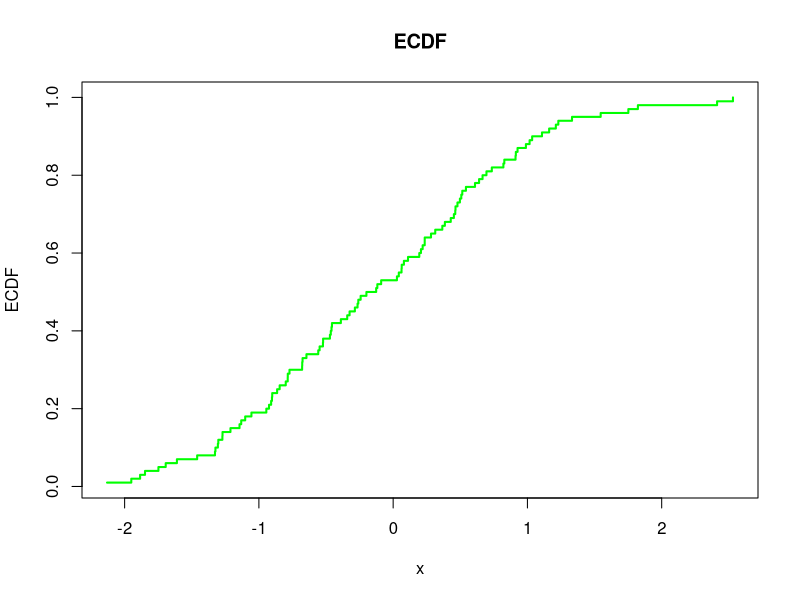
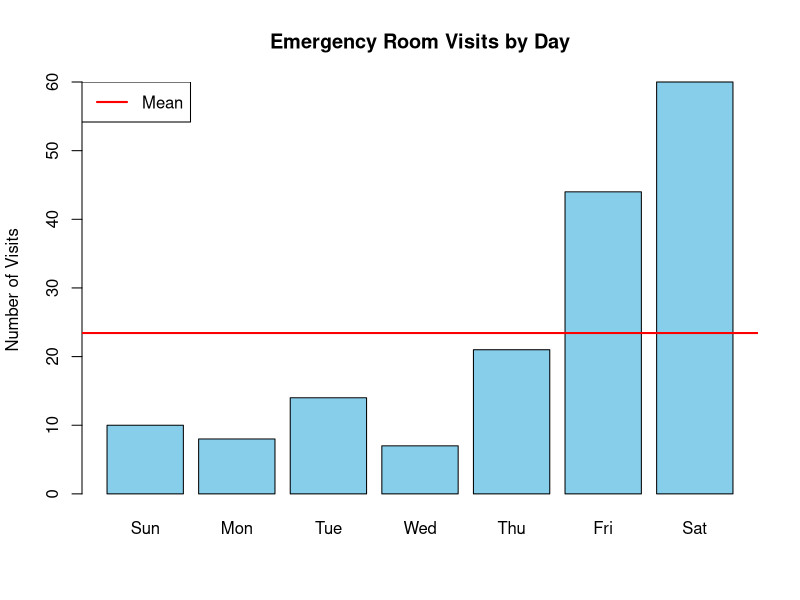
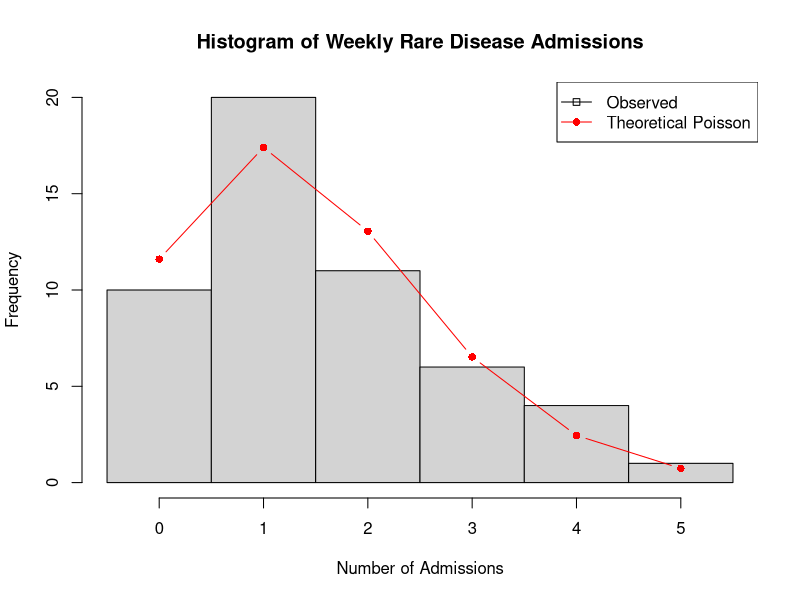
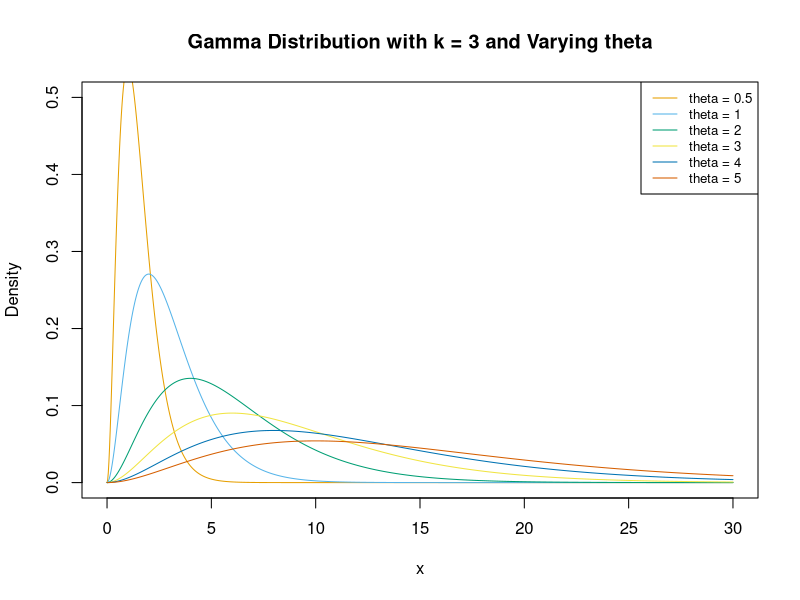
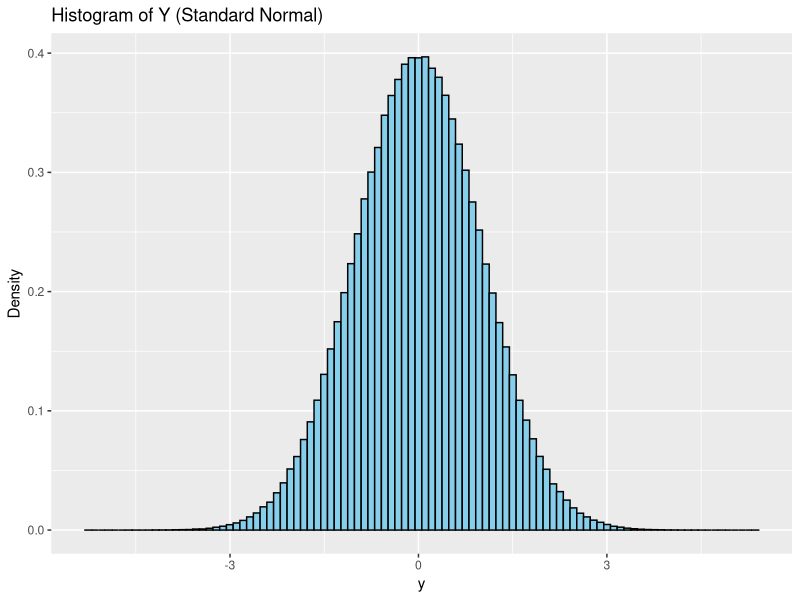
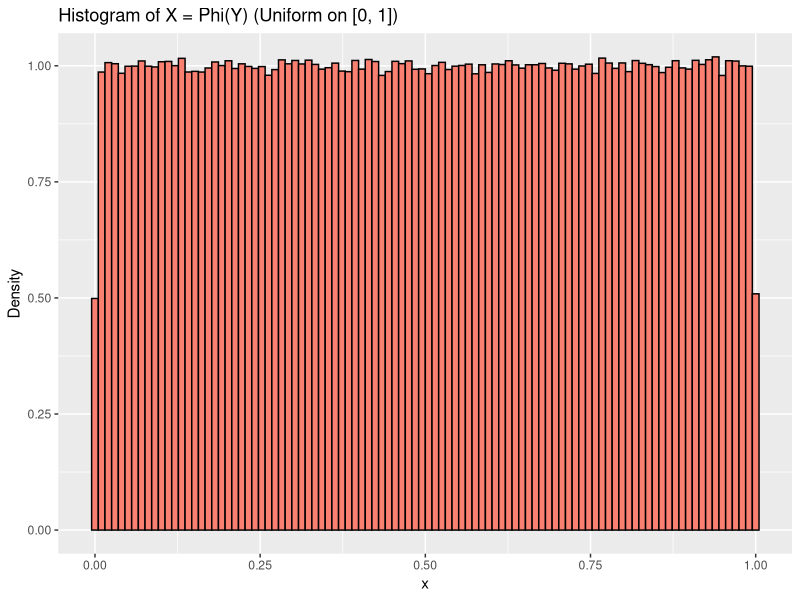
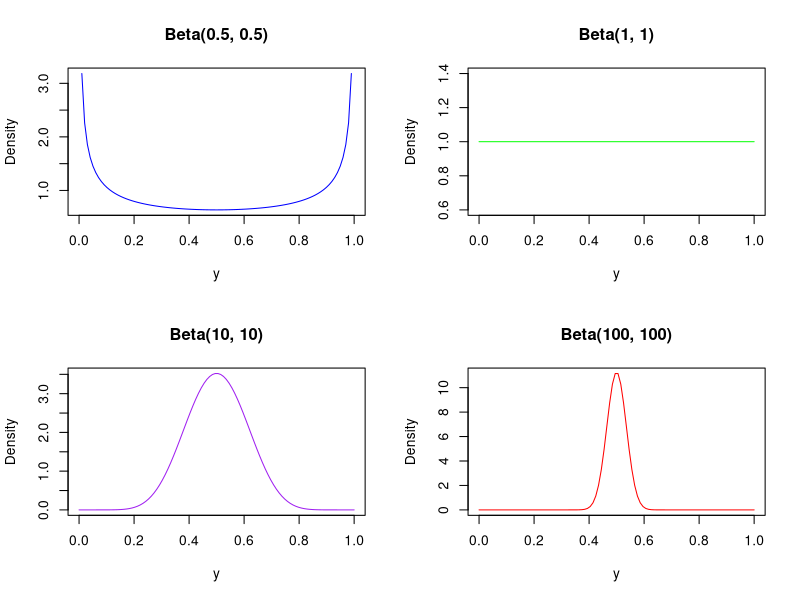
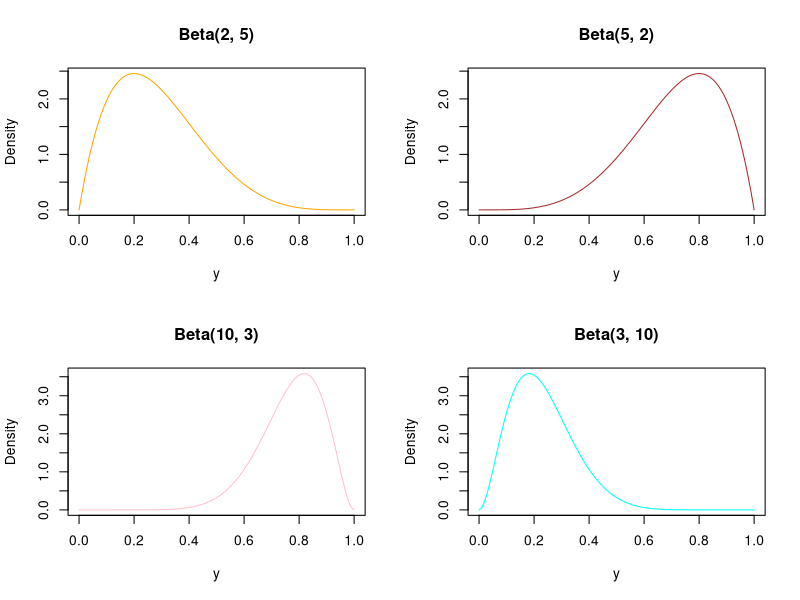

These figures' R source, in order:
## ---- chunk 1
knitr::opts_chunk$set(echo = TRUE)
## ---- chunk 2
    set.seed(0)
    n <- 1000
    
    # Part (a): Generate A, x.true, and y
    A <- matrix(runif(n * n), n, n)
    x.true <- runif(n)
    y <- A %*% x.true
    
    # Part (b): Solve by forming A^-1 explicitly
    start_time_1 <- Sys.time()
    A_inv <- solve(A)
    x1 <- A_inv %*% y
    end_time_1 <- Sys.time()
    
    time_taken_1 <- end_time_1 - start_time_1
    error_1 <- mean(abs(x1 - x.true))
    
    # Part (c): Solve directly without forming A^-1
    start_time_2 <- Sys.time()
    x2 <- solve(A, y)
    end_time_2 <- Sys.time()
    
    time_taken_2 <- end_time_2 - start_time_2
    error_2 <- mean(abs(x2 - x.true))
    
    # Part (d): Print results and conclusions
    cat("Results:\n")
    cat("1. Using explicit inverse (A^-1 * y):\n")
    cat("   Time taken:", time_taken_1, "\n")
    cat("   Mean absolute error:", error_1, "\n\n")
    
    cat("2. Using direct solve (solve(A, y)):\n")
    cat("   Time taken:", time_taken_2, "\n")

## ---- chunk 3
  compute_ecdf <- function(x, plot.cdf = FALSE) {
    n <- length(x)
    sorted_x <- sort(x)
    ecdf_values <- cumsum(table(cut(x, breaks = c(-Inf, sorted_x)))) / n
          
    # Match ECDF values back to the original order of x
    ecdf_original_order <- ecdf_values[order(order(x))]
          
    # Part (b)
    if (plot.cdf) {
      plot(sort(x), ecdf_values, type = "s", col = "green", lwd = 2, xlab = "x", ylab = "ECDF", main = "ECDF")
          }
    return(ecdf_original_order)
  }
        
  # Testing the function
  set.seed(18)
  x <- rnorm(100)
        
  ecdf_values <- compute_ecdf(x)
  print(ecdf_values)
        
  # Compute the ECDF with plotting
  compute_ecdf(x, plot.cdf = TRUE)
## ---- chunk 4
# Data
er_visits <- c(10, 8, 14, 7, 21, 44, 60)
days <- c("Sun", "Mon", "Tue", "Wed", "Thu", "Fri", "Sat")

# Basic statistics
mean_visits <- mean(er_visits)
var_visits <- var(er_visits)

# Print results
cat("Mean of visits:", round(mean_visits, 2), "\n")
cat("Variance of visits:", round(var_visits, 2), "\n")

# Plot the data
barplot(er_visits, names.arg = days, main = "Emergency Room Visits by Day",
        ylab = "Number of Visits", col = "skyblue")

# Add a line for the mean
abline(h = mean_visits, col = "red", lwd = 2)
legend("topleft", legend = "Mean", col = "red", lwd = 2)
## ---- chunk 5
set.seed(123)
weeks <- 52
lambda <- 1.5  # Average 1.5 admissions per week for the rare disease
rare_disease_admissions <- rpois(weeks, lambda)

# Basic statistics
mean_admissions <- mean(rare_disease_admissions)
var_admissions <- var(rare_disease_admissions)

# Print results
cat("Mean of admissions:", round(mean_admissions, 2), "\n")
cat("Variance of admissions:", round(var_admissions, 2), "\n")

# Plot the data
hist(rare_disease_admissions, breaks = seq(-0.5, max(rare_disease_admissions) + 0.5, by = 1),
     main = "Histogram of Weekly Rare Disease Admissions",
     xlab = "Number of Admissions", ylab = "Frequency")

# Overlay Poisson distribution
x <- 0:max(rare_disease_admissions)
lines(x, dpois(x, lambda) * weeks, col = "red", type = "b", pch = 16)
legend("topright", legend = c("Observed", "Theoretical Poisson"),
       col = c("black", "red"), lty = 1, pch = c(22, 16))
## ---- chunk 6
# Set parameters
k <- 3  # Shape parameter
theta <- c(0.5, 1, 2, 3, 4, 5)  # Scale parameters
colors <- c("#E69F00", "#56B4E9", "#009E73", "#F0E442", "#0072B2", "#D55E00")

# Create x values
x <- seq(0, 30, length.out = 1000)

# Plot
plot(x, dgamma(x, shape = k, scale = theta[1]), type = "l", col = colors[1],
     main = "Gamma Distribution with k = 3 and Varying theta",
     xlab = "x", ylab = "Density", ylim = c(0, 0.5))

# Add lines for other scale parameters
for (i in 2:length(theta)) {
  lines(x, dgamma(x, shape = k, scale = theta[i]), col = colors[i])
}

# Add legend
legend("topright", legend = paste("theta =", theta), col = colors, lty = 1, cex = 0.8)
## ---- chunk 7
set.seed(18)
n_samples <- 1e6
Y <- rnorm(n_samples)

X <- pnorm(Y)

if (!requireNamespace("ggplot2", quietly = TRUE)) {
  install.packages("ggplot2")
}
library(ggplot2)

ggplot(data.frame(Y), aes(x = Y)) +
  geom_histogram(aes(y = after_stat(density)), bins = 100, fill = "skyblue", color = "black") +
  ggtitle("Histogram of Y (Standard Normal)") +
  xlab("y") +
  ylab("Density")

ggplot(data.frame(X), aes(x = X)) +
  geom_histogram(aes(y = after_stat(density)), bins = 100, fill = "salmon", color = "black") +
  ggtitle("Histogram of X = Phi(Y) (Uniform on [0, 1])") +
  xlab("x") +
  ylab("Density")

## ---- chunk 8
par(mfrow = c(2, 2))
y <- seq(0, 1, length.out = 100)


plot(y, dbeta(y, 0.5, 0.5), type = "l", col = "blue", main = "Beta(0.5, 0.5)",
     ylab = "Density", xlab = "y")

plot(y, dbeta(y, 1, 1), type = "l", col = "green", main = "Beta(1, 1)",
     ylab = "Density", xlab = "y")

plot(y, dbeta(y, 10, 10), type = "l", col = "purple", main = "Beta(10, 10)",
     ylab = "Density", xlab = "y")

plot(y, dbeta(y, 100, 100), type = "l", col = "red", main = "Beta(100, 100)",
     ylab = "Density", xlab = "y")

par(mfrow = c(2, 2))

plot(y, dbeta(y, 2, 5), type = "l", col = "orange", main = "Beta(2, 5)",
     ylab = "Density", xlab = "y")

plot(y, dbeta(y, 5, 2), type = "l", col = "brown", main = "Beta(5, 2)",
     ylab = "Density", xlab = "y")

plot(y, dbeta(y, 10, 3), type = "l", col = "pink", main = "Beta(10, 3)",
     ylab = "Density", xlab = "y")

plot(y, dbeta(y, 3, 10), type = "l", col = "cyan", main = "Beta(3, 10)",
     ylab = "Density", xlab = "y")

